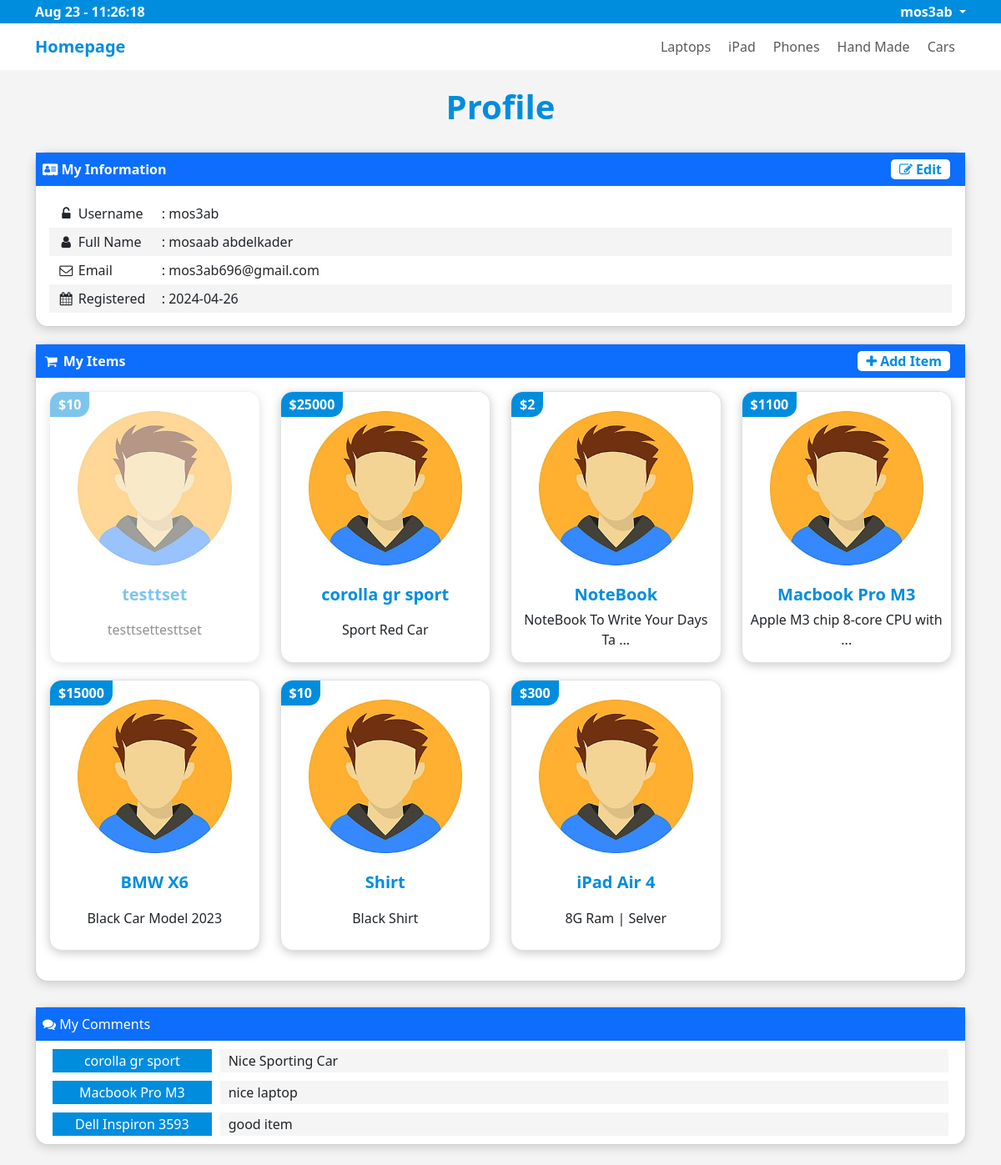
The app's page /profile.php (signed in) with its own data.
### tables this page shows
CREATE TABLE `categories` (
  `cat_id` int NOT NULL,
  `cat_name` varchar(255) NOT NULL,
  `cat_description` text,
  `ordering` int DEFAULT NULL COMMENT 'To Ordring Categories As You Want',
  `visibility` tinyint DEFAULT '0',
  `allow_comment` tinyint DEFAULT '0',
  `allow_ads` tinyint DEFAULT '0'
);

CREATE TABLE `users` (
  `user_id` int NOT NULL COMMENT 'identify user',
  `user_name` varchar(255) NOT NULL COMMENT 'username to login',
  `pass` varchar(255) NOT NULL COMMENT 'password to login',
  `email` varchar(255) NOT NULL,
  `full_name` varchar(255) NOT NULL,
  `group_id` int DEFAULT '0' COMMENT 'identify user group',
  `trust_status` int DEFAULT '0' COMMENT 'seller rank',
  `reg_status` int DEFAULT '0' COMMENT 'user approval',
  `add_date` date NOT NULL COMMENT 'Signup Date'
);

CREATE TABLE `items` (
  `item_id` int NOT NULL COMMENT 'Item Id',
  `item_name` varchar(255) NOT NULL COMMENT 'Item Name',
  `item_description` text NOT NULL COMMENT 'Item Description',
  `item_price` varchar(255) NOT NULL COMMENT 'Item Price',
  `add_date` date DEFAULT NULL COMMENT 'Item Date Modified',
  `country_made` varchar(255) DEFAULT NULL COMMENT 'Item Made Country',
  `item_image` varchar(255) DEFAULT NULL COMMENT 'Item Image',
  `item_status` varchar(255) NOT NULL COMMENT 'Item Status',
  `item_rating` tinyint DEFAULT NULL COMMENT 'Item Rating',
  `item_approve` int NOT NULL DEFAULT '0',
  `category_connect` int NOT NULL COMMENT 'Refer To Category ID',
  `user_connect` int NOT NULL COMMENT 'Refer To User ID'
);

CREATE TABLE `comments` (
  `comment_id` int NOT NULL COMMENT 'Comment Id',
  `comment_content` text NOT NULL COMMENT 'Comment Content',
  `comment_status` tinyint DEFAULT '0' COMMENT 'Based On It, The Comment Appear Or Disappear On Website',
  `add_date` date DEFAULT NULL COMMENT 'Comment Date Modified',
  `item_connect` int DEFAULT NULL COMMENT 'Refer To Item Id',
  `user_connect` int DEFAULT NULL COMMENT 'Refer To User ID'
);

### init.php (called while the page is built, shortened)
<?php
$temp = 'includes/templates/';
$lang = 'admin/includes/languages/';
$css = 'layout/css/';
include "{$temp}header.php";

### admin/includes/languages/english.php (called while the page is built, shortened)
<?php
function lang($phrase)
{
  return $lang[$phrase];
}

### admin/includes/functions/functions.php (called while the page is built, shortened)
<?php
function getFrom($table, $orderBy, $order = 'ASC', $item_approve = NULL)
{
  global $connect;
  $stmt = $item_approve == NULL ? $connect->prepare("SELECT * FROM $table ORDER BY $orderBy $order")
    : $connect->prepare("SELECT * FROM $table WHERE item_approve = 1 ORDER BY $orderBy $order");
  $stmt->execute();
  return $stmt->fetchAll();
}
function getItem($where, $value, $approve = NULL)
{
  $approveItem = $approve == NULL ? 'AND item_approve = 1' : '';
  global $connect;
  $stmt = $connect->prepare("SELECT
                                *
                              FROM
                                items
                              WHERE
                                $where = ?
                                $approveItem
                              ORDER BY
                                item_id DESC");
  $stmt->execute([$value]);
  return $stmt->fetchAll();
}

### profile.php (the view, shortened to what this page needs)
<?php
include 'init.php';
global $connect;
if (isset($_SESSION['user_name'])) :
  $stmt = $connect->prepare(" SELECT * FROM users WHERE user_name = ?");
  $stmt->execute([$sessionUser]);
  $userInfo = $stmt->fetch();
?>
  <div class="container">
    <h1 class="text-center"><?= lang('USER_PROFILE') ?></h1>
    <div class="my-info custom-profile">
      <div class="card">
        <div class="card-heading bg-primary text-white p-2 ">
          <div><i class="fa fa-address-card" aria-hidden="true"></i> <?= lang('USER_INFO') ?></div>
          <a href="editUserInfo.php?id=<?= $_SESSION['user_id'] ?>"><i class="fa fa-edit"></i> <?= lang("EDIT_BTN") ?></a>
        </div>
        <div class="card-body">
          <div>
            <i class="fa fa-unlock-alt fa-fw"></i>
            <?php echo "<span>" . lang("USER_NAME") . "</span>";
            echo ": {$userInfo['user_name']}"; ?>
          </div>
          <div>
            <i class="fa fa-user fa-fw"></i>
            <?php echo "<span>" . lang("USER_FULL_NAME") . "</span>";
            echo ": {$userInfo['full_name']}"; ?>
          </div>
          <div>
            <i class="fa fa-envelope-o fa-fw"></i>
            <?php echo "<span>" . lang("USER_EMAIL") . "</span>";
            echo ": {$userInfo['email']}"; ?>
          </div>
          <div>
            <i class="fa fa-calendar fa-fw"></i>
            <?php echo "<span>" . lang("USER_REGISTERED") . "</span>";
            echo ": {$userInfo['add_date']}"; ?>
          </div>
        </div>
      </div>
    </div>
    <div class="my-ads custom-profile">
      <div class="card">
        <div class="card-heading bg-primary text-white p-2 ">
          <div>
            <i class="fa fa-shopping-cart fa-fw" aria-hidden="true"></i>
            <?= lang('USER_ADS') ?>
          </div>
          <a href="createAd.php"><i class="fa fa-plus"></i> <?= lang("ADD_ITEM_BTN") ?></a>
        </div>
        <div class="card-body">
          <div class="row">
            <?php
            $items = getItem("user_connect", $userInfo['user_id'], 1);
            if (!empty($items)) :
              foreach ($items as $item) :
            ?>
                <?php if ($item['item_approve'] == 1): ?>
                  <div class="col-sm-6 col-md-6 col-lg-3">
                    <div class="img-thumbnail item-box text-center">
                      <span class="item-price">$<?= $item['item_price'] ?></span>
                      <img src="img.png" alt="avatar image" class='mw-100'>
                      <div class="caption">
                        <h3>
                          <a class="link" href="items.php?itemid=<?= $item['item_id'] ?>">
                            <?= $item['item_name'] ?>
                          </a>
                        </h3>
                        <p class="check-description-length"><?= $item['item_description'] ?></p>
                      </div>
                    </div>
                  </div>
                <?php
                else: ?>
                  <div class="col-sm-6 col-md-6 col-lg-3 text-center">
                    <div class="img-thumbnail item-box opacity-50">
                      <span class="item-price">$<?= $item['item_price'] ?></span>
                      <img src="img.png" alt="avatar image" class='mw-100'>
                      <div class="caption">
                        <h3>
                          <a class="link user-select-none">
                            <?= $item['item_name'] ?>
                          </a>
                        </h3>
                        <p class="check-description-length"><?= $item['item_description'] ?></p>
                      </div>
                    </div>
                  </div>
            <?php
                endif;
              endforeach;
            else :
              echo  "<span>" . lang('NO_ADS') . "</span>";
            endif;
            ?>
          </div>
        </div>
      </div>
    </div>
    <div class="latest">
      <div class="row">
        <div class="col-sm-12">
          <div class="card mb-4">
            <div class="card-heading bg-primary text-white p-2 ">
              <i class="fa fa-comments"></i>
              <?= lang('USER_COMMENTS') ?>
            </div>
            <div class="card-body">
              <?php
              $stmt = $connect->prepare("SELECT
                                      comments.*,
                                      items.item_name AS item,
                                      users.user_id AS user
                                    FROM
                                      comments
                                    INNER JOIN
                                      items
                                    ON
                                      items.item_id = comments.item_connect
                                    INNER JOIN
                                      users
                                    ON
                                      users.user_id = comments.user_connect
                                    WHERE
                                      users.user_id = ?
                                    ORDER BY
                                      comment_id
                                    DESC");
              $stmt->execute([$_SESSION['user_id']]);
              $comments = $stmt->fetchAll();
              if (!empty($comments)) :
                foreach ($comments as $comment) :
                  if ($comment['comment_status'] == 0) :
                    echo '<div class="comment-box opacity-75 ">';
                    echo '<a href="items.php?itemid=' . $comment['item_connect'] .
                      '"class="item-name list-group-item list-group-item-action">' . $comment['item'] . '</a>';
                    echo '<a href="comments.php?do=Approve&id=' . $comment['comment_id'] .
                      '" class="member-comment list-group-item list-group-item-action">' . $comment['comment_content'] . '</a>';
                    echo '</div>';
                  else :
                    echo '<div class="comment-box ">';
                    echo '<a href="items.php?itemid=' . $comment['item_connect']  .
                      '"class="item-name list-group-item list-group-item-action">' . $comment['item'] . '</a>';
                    echo '<span class="member-comment list-group-item list-group-item-action">' . $comment['comment_content'] . '</span>';
                    echo '</div>';
                  endif;
                endforeach;
              else :
                echo '<div class="alert alert-info m-0">' . lang('NO_COMMENTS') . '</div>';
              endif;
              ?>
            </div>
          </div>
        </div>
      </div>
    </div>
  </div>
<?php
else :
  header('Location: login.php');
  exit();
endif;
?>

### includes/templates/header.php (shortened to what this page needs)
<!DOCTYPE html>
<html lang="en">
<head>
  <link rel="stylesheet" href="<?= $css; ?>bootstrap.min.css">
  <link rel="stylesheet" href="<?= $css; ?>font-awesome.min.css">
  <link rel="stylesheet" href="<?= $css; ?>frontend.css">
</head>
<body>
  <div class="upper-bar">
    <div class="container">
      <?php
      if (isset($_SESSION['user_name'])) :
      ?>
        <li class="navbar-nav dropdown">
          <a class="nav-link dropdown-toggle active " href="#" role="button" data-bs-toggle="dropdown" aria-expanded="false">
            <?= $_SESSION['user_name']; ?>
          </a>
        </li>
        <?php
      else :
        ?>
        <a class="text-decoration-none" href="login.php">
          <?= lang('SIGNUP_LOGIN') ?>
        </a>
      <?php endif; ?>
      <div id="time">Loading...</div>
    </div>
  </div>
  <nav class="navbar navbar-expand-lg bg-body">
    <div class="container">
      <a class="navbar-brand" href="index.php"><?= lang("HOME_PAGE") ?></a>
      <div class="collapse navbar-collapse " id="navbarNavDropdown">
        <ul class="navbar-nav">
          <?php
          $categories = getFrom('categories', 'cat_id');
          foreach ($categories as $category) :
            echo
            "<li class='nav-item'>
              <a class='nav-link' href='categories.php?pageid="
              . $category['cat_id'] . "&pagename=" . str_replace(" ", "-", $category['cat_name']) .
              "'>" . $category['cat_name'] .
              "</a>
            </li>";
          endforeach;
          ?>
        </ul>
      </div>
    </div>
  </nav>

### records on screen
categories: cat_name "Laptops"
categories: cat_name "iPad"
categories: cat_name "Phones"
categories: cat_name "Hand Made"
categories: cat_name "Cars"
users: user_name "mos3ab", full_name "mosaab abdelkader", email "mos3ab696@gmail.com", add_date "2024-04-26"
items: item_price "10", item_name "testtset", item_description "testtsettesttset"
items: item_price "25000", item_name "corolla gr sport", item_description "Sport Red Car"
items: item_price "2", item_name "NoteBook"
items: item_price "1100", item_name "Macbook Pro M3"
items: item_price "15000", item_name "BMW X6", item_description "Black Car Model 2023"
items: item_price "10", item_name "Shirt", item_description "Black Shirt"
items: item_price "300", item_name "iPad Air 4", item_description "8G Ram | Selver"
comments: item_connect.item_name "corolla gr sport", comment_content "Nice Sporting Car"
comments: item_connect.item_name "Macbook Pro M3", comment_content "nice laptop"
comments: item_connect.item_name "Dell Inspiron 3593", comment_content "good item"

### other values on screen
$_SESSION['user_name'] "mos3ab"
lang("HOME_PAGE") "Homepage"
lang('USER_PROFILE') "Profile"
lang('USER_INFO') "My Information"
lang("EDIT_BTN") "Edit"
lang("USER_NAME") "Username"
lang("USER_FULL_NAME") "Full Name"
lang("USER_EMAIL") "Email"
lang("USER_REGISTERED") "Registered"
lang('USER_ADS') "My Items"
lang("ADD_ITEM_BTN") "Add Item"
lang('USER_COMMENTS') "My Comments"
